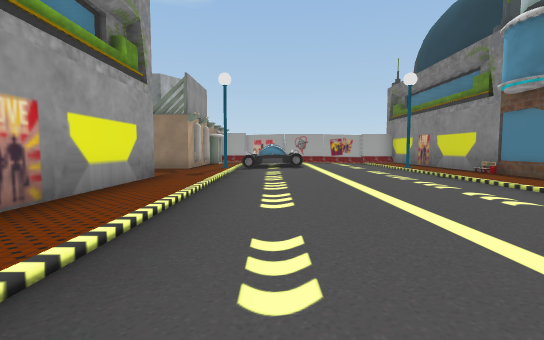
[1] (above)

16 first-person views from a walk through a Unity game level. The camera is 1.4 m above the floor, tilts 4° down and sees 85° across. The floor is counted in squares, 2 m on a side. Each view is taken from the middle of a square. On the plan, view 1 faces up. The plan holds only what a view shows up to about 10 squares ahead; the rest is blank. The place goes on beyond the plan. The player character is not drawn. Some animated figures are not drawn.

[2]
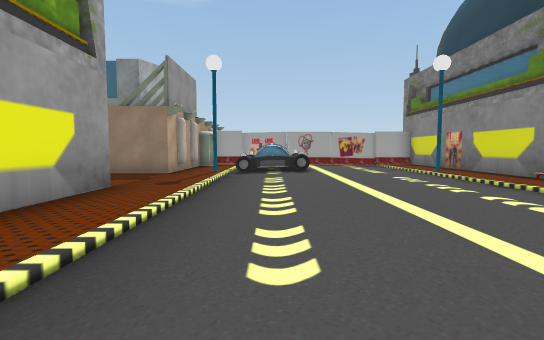

[3]
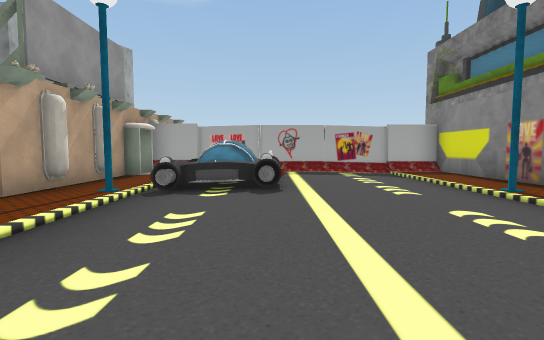

[4]
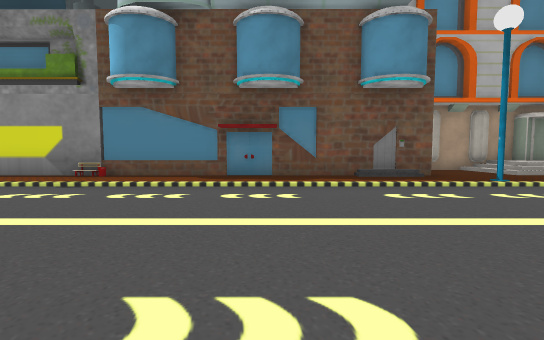

[5]
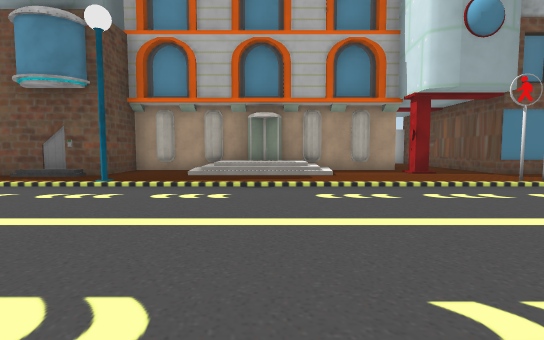

[6]
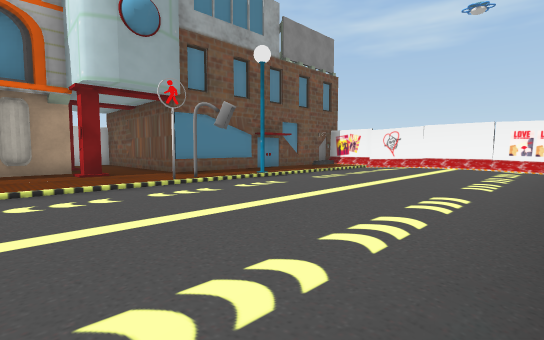

[7]
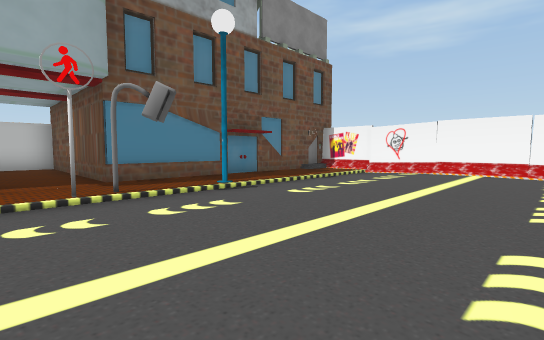

[8]
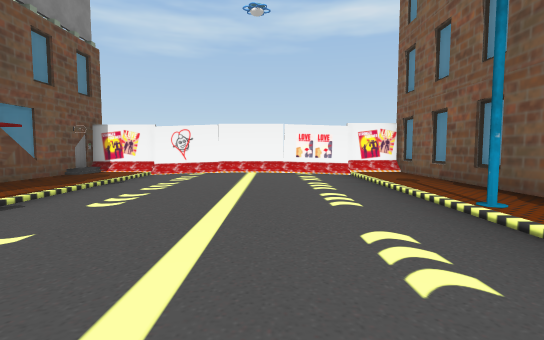

[9]
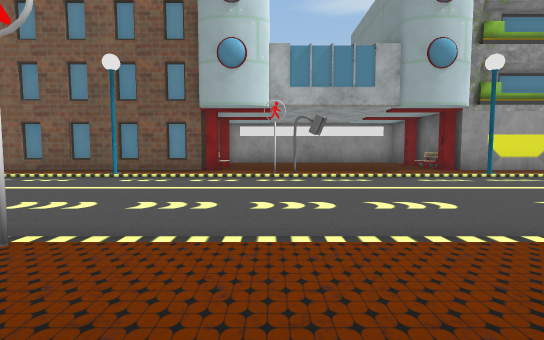

[10]
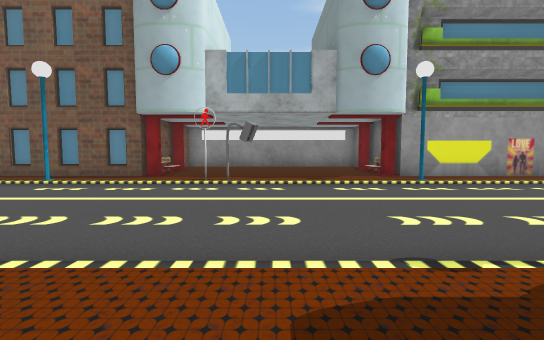

[11]
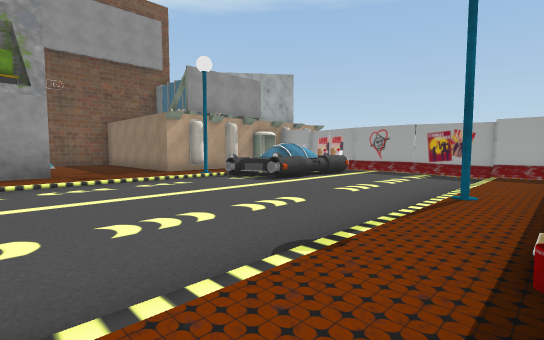

[12]
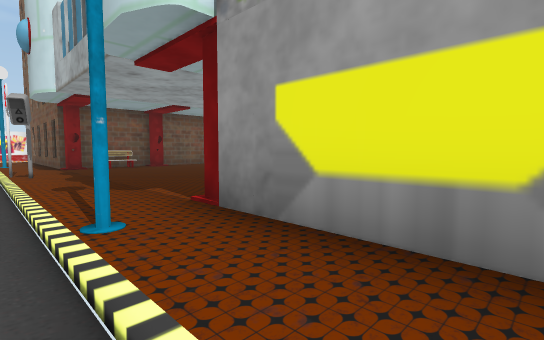

[13]
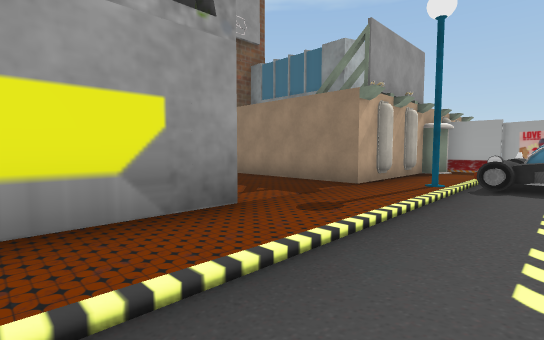

[14]
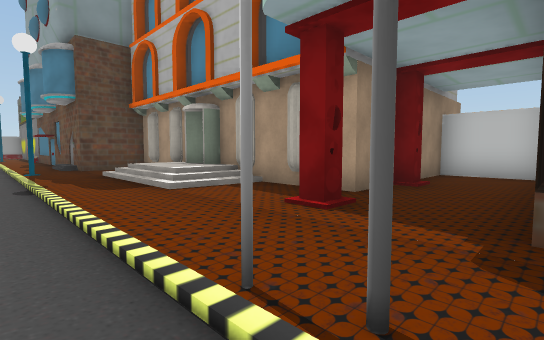

[15]
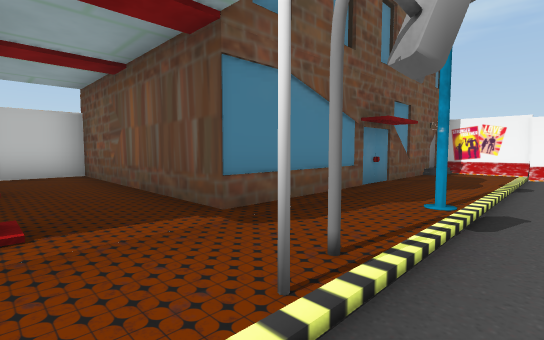

[16]
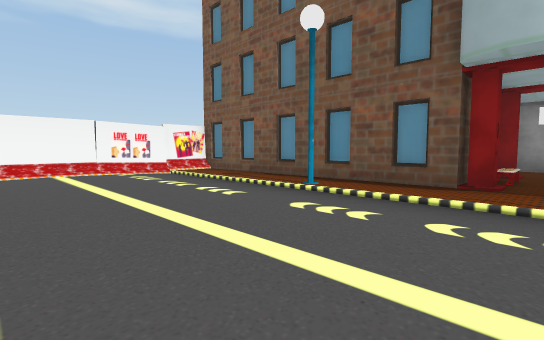

### Floor plan
Key: @ floor where view 1 was taken; # wall or solid block; . floor; / step, stairs or slope; = window, fence, low wall or low ledge; B building; C car; S streetlight; P poster; I sign; L pole; O other object.
Columns run from 4 left of view 1 to 14 right of it. Each row starts with its distance up from view 1.
 16  B#
 15  B#PP#######
 14  B.C C.....#
 13  B.CCC.....#
 12 BB.CCC.....#
 11 BBSC.C...S.#
 10 BB.........#
  9  ..........#
  8  .........O#
  7  #.........=
  6  #.........=
  5  #.........#
  4  #.........#
  3  #.........#
  2  #......../#
  1  #......../##
  0  #..@.......#
 -1  BS......S..B
 -2  .........//B
 -3  ........./ B
 -4  ........./ B
 -5  .........//B
 -6  .L.........B
 -7  .I.........B  B BB
 -8  ..........B.B..#
 -9 OB.......I......#
-10  #.......O.BBBBBB
-11  #.........B
-12  #S......S.B
-13  #.........B
-14  #.........B
-15  #.........B
-16  #.........B
-17  ##PP######B

Where each view was taken, in squares from view 1:
view 1: 0 up, 0 right, facing up
view 2: 2 up, 0 right, facing up
view 3: 6 up, 1 right, facing up
view 4: 4 up, 1 left, facing right
view 5: 4 down, 1 left, facing right
view 6: 6 down, 1 left, facing down-right
view 7: 8 down, 0 right, facing down-right
view 8: 8 down, 1 right, facing down
view 9: 7 down, 7 right, facing left
view 10: 5 down, 7 right, facing left
view 11: 6 up, 6 right, facing up-left
view 12: 2 up, 1 left, facing down-left
view 13: 5 up, 0 right, facing up-left
view 14: 10 down, 4 right, facing up-right
view 15: 8 down, 4 right, facing down-right
view 16: 8 down, 3 right, facing down-left
